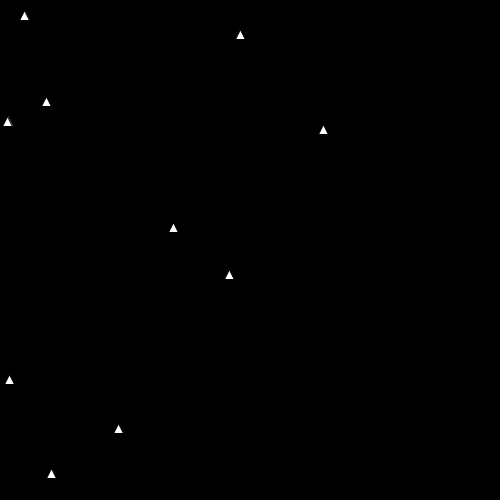
Frame 1 (no input)
Frame 60 (the mouse pressed at the canvas centre just before this capture): identical to frame 1, image omitted
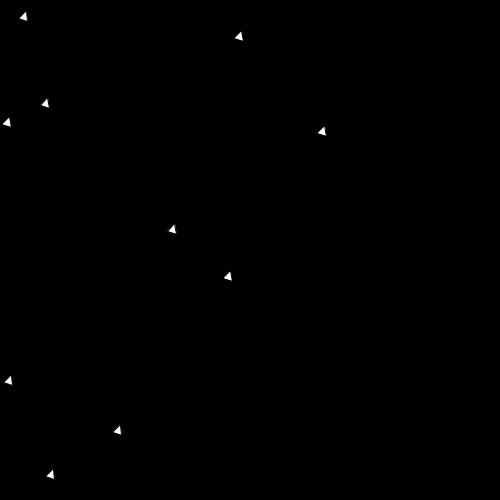
Frame 120 (the mouse held since frame 60 and released just before this capture)

The Processing sketch that drew these frames (run headless with seeded random() and noise(); from frame 60 on, the mouse is pressed at the canvas centre):

// Processing sketch: sketch_181008k_triaanglesList2
// ── sketch_181008k_triaanglesList2.pde
//make triangles
int totalNum = 10;
ArrayList<Triangle> triangles = new ArrayList<Triangle>();
int lastFrameCountSeconds = 0;

class Triangle {  
  float rotation;
  PVector pos;

  Triangle(float x, float y, float rotation) {
    this.pos = new PVector(x, y);
    this.rotation = 0;
  }

  void draw() {
    pushMatrix();
    translate(pos.x, pos.y);
    rotate(rotation);
    triangle(-5, 5, 0, -5, 5, 5);
    popMatrix();
  }

  //void update() {
  //  rotation += 0.2;
  //}
  
  void changeDirection(float rotation){
    this.rotation = rotation;
  }

}


void setup() {
  size(500, 500);
  for (int i=0; i<totalNum; i++) {
    triangles.add( new Triangle(random(width), random(height), random(360)) );
  }
}

void draw() {
  background(0);
  for (Triangle tri : triangles) {
    //tri.update();
    tri.draw();
  }
  
}

void mousePressed() {
  float newRotation = random(360);
  for (Triangle tri : triangles) {
    tri.changeDirection(newRotation);
  }
}
